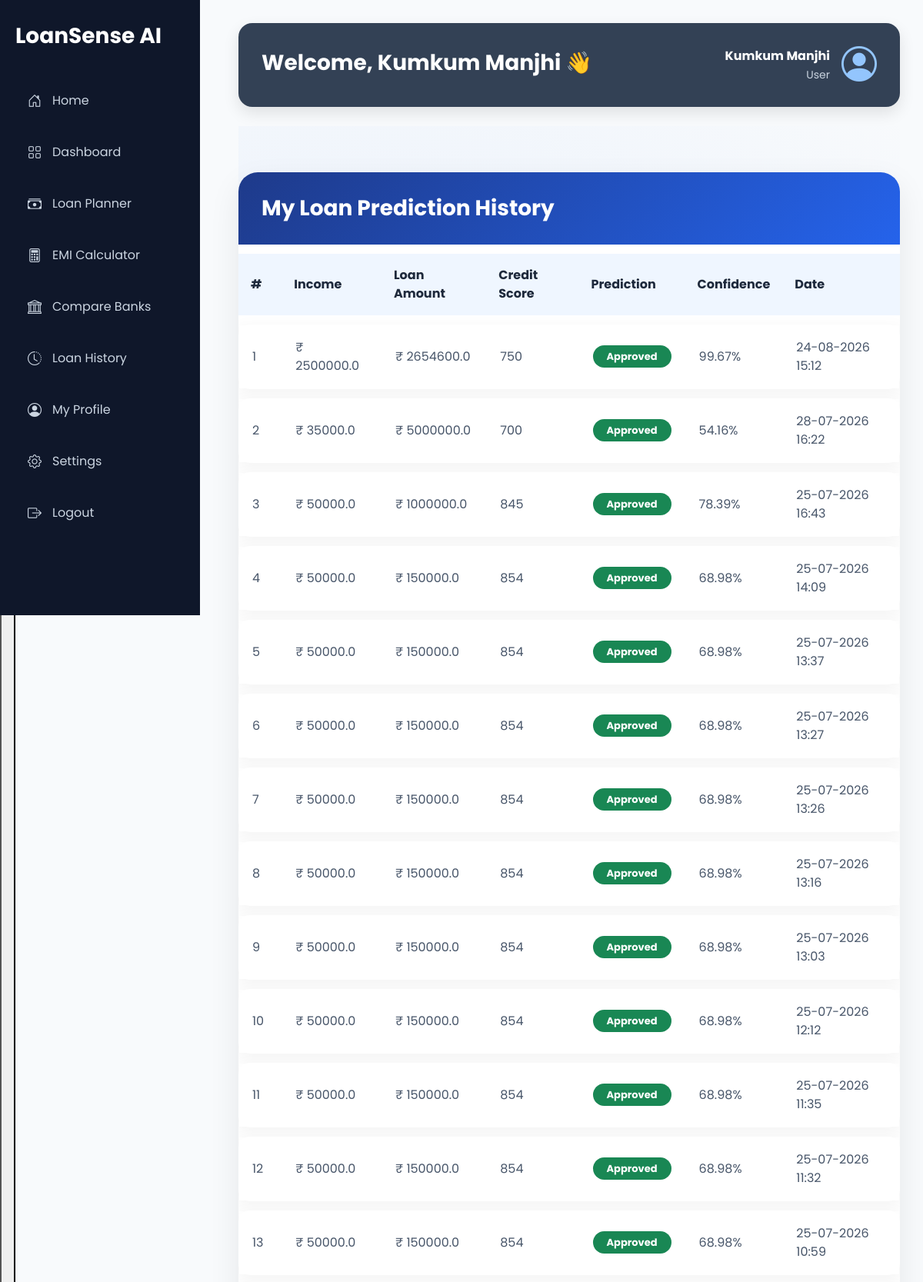
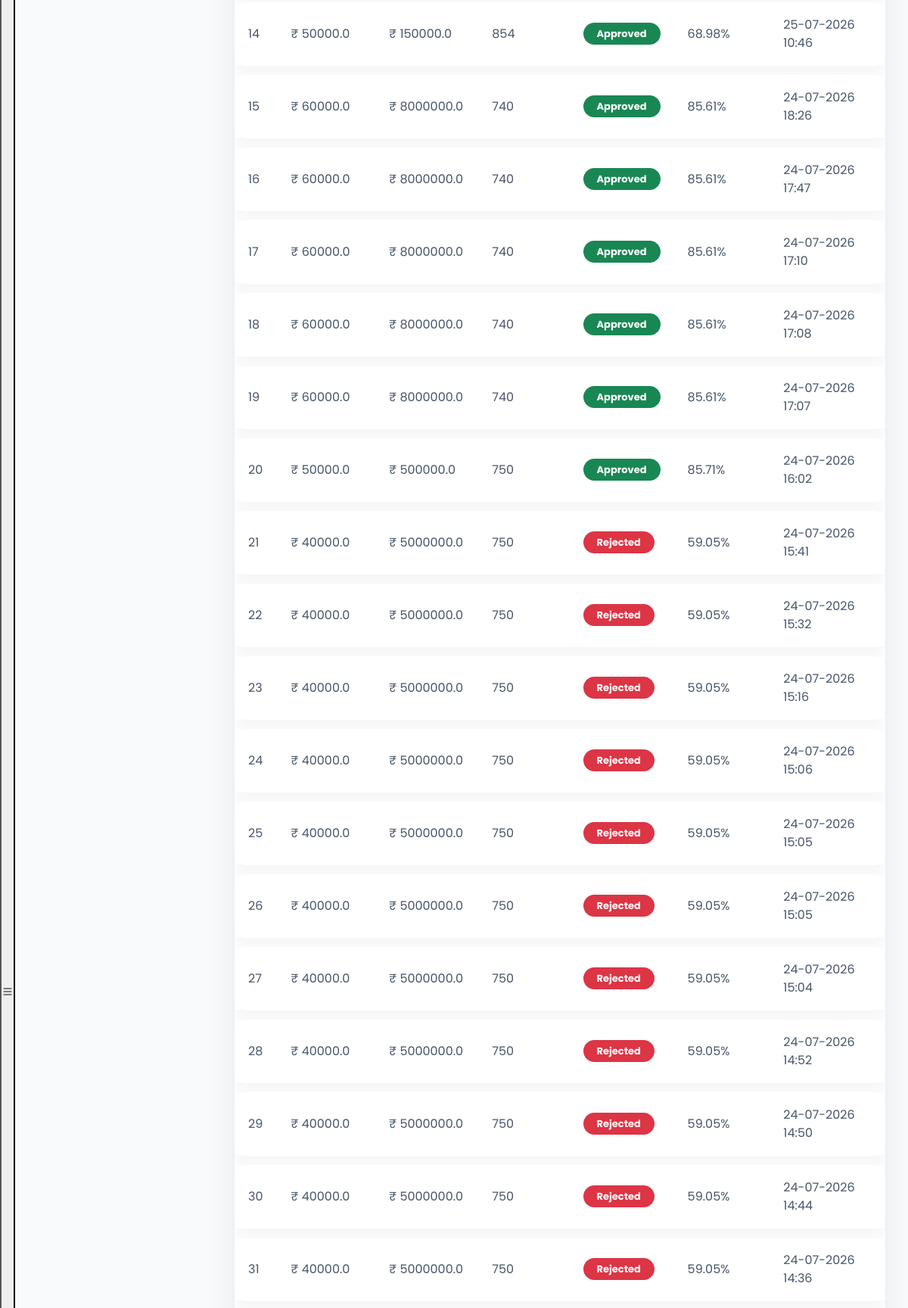
Screenshot of /history (signed in, upper part) with the database file from the repository (2 pictures, top to bottom).
### app/models/user.py (models this page shows, shortened)
class User(UserMixin, db.Model):
    __tablename__ = "users"
    id = db.Column(db.Integer, primary_key=True)
    full_name = db.Column(db.String(100), nullable=False)
    email = db.Column(db.String(120), unique=True, nullable=False)
    password = db.Column(db.String(255), nullable=False)
    role = db.Column(db.String(20), default="user")
    created_at = db.Column(db.DateTime, server_default=db.func.now())

class Prediction(db.Model):
    __tablename__ = "predictions"
    id = db.Column(db.Integer, primary_key=True)
    user_id = db.Column(db.Integer, db.ForeignKey("users.id"), nullable=False)
    income = db.Column(db.Float, nullable=False)
    expense = db.Column(db.Float, nullable=False)
    emi = db.Column(db.Float, nullable=False)
    credit_score = db.Column(db.Integer, nullable=False)
    loan_amount = db.Column(db.Float, nullable=False)
    tenure = db.Column(db.Integer, nullable=False)
    prediction = db.Column(db.String(20), nullable=False)
    probability = db.Column(db.Float, nullable=False)
    created_at = db.Column(db.DateTime, server_default=db.func.now())
    interest_rate = db.Column(db.Float)
    monthly_emi = db.Column(db.Float)
    total_interest = db.Column(db.Float)
    total_payment = db.Column(db.Float)
    risk = db.Column(db.String(20))
    recommendation = db.Column(db.Text)
    messages = db.relationship(
    "ChatMessage",
    backref="prediction",
    lazy=True,
    cascade="all, delete-orphan"
)

### run.py (the view)
@app.route("/history")
@login_required
def history():
    predictions = Prediction.query.filter_by(
        user_id=current_user.id
    ).order_by(
        Prediction.created_at.desc()
    ).all()
    return render_template(
        "loan/history.html",
        predictions=predictions
    )

### app/__init__.py (called while the page is built)
def create_app():
    app = Flask(
        __name__,
        template_folder="templates",
        static_folder="static"
    )
    app.config.from_object(Config)
    db.init_app(app)
    login_manager = LoginManager()
    login_manager.login_view = "login"
    login_manager.init_app(app)
    @login_manager.user_loader
    def load_user(user_id):
        return User.query.get(int(user_id))
    with app.app_context():
        db.create_all()
    return app

### app/templates/loan/history.html (shortened to what this page needs)
{% extends "base.html" %}
{% block css %}
<link rel="stylesheet" href="{{ url_for('static', filename='css/history.css') }}">
{% endblock %}
{% block content %}
<div class="app-layout">
    {% include "components/sidebar.html" %}
    <div class="history-content">
        {% include "components/topbar.html" %}
        <div class="loan-history-page">
            <div class="history-container">
                <div class="history-card">
                    <div class="history-header">
                        <h3 class="mb-0">
                            My Loan Prediction History
                        </h3>
                    </div>
                    <div class="card-body">
                        {% if predictions %}
                        <table class="history-table">
                            <thead>
                                <tr>
                                    <th>#</th>
                                    <th>Income</th>
                                    <th>Loan Amount</th>
                                    <th>Credit Score</th>
                                    <th>Prediction</th>
                                    <th>Confidence</th>
                                    <th>Date</th>
                                </tr>
                            </thead>
                            <tbody>
                                {% for item in predictions %}
                                <tr>
                                    <td>{{ loop.index }}</td>
                                    <td>₹ {{ item.income }}</td>
                                    <td>₹ {{ item.loan_amount }}</td>
                                    <td>{{ item.credit_score }}</td>
                                    <td>
                                        {% if item.prediction == "Approved" %}
                                        <span class="badge bg-success">
                                            Approved
                                        </span>
                                        {% else %}
                                        <span class="badge bg-danger">
                                            Rejected
                                        </span>
                                        {% endif %}
                                    </td>
                                    <td>{{ item.probability }}%</td>
                                    <td>{{ item.created_at.strftime("%d-%m-%Y %H:%M") }}</td>
                                </tr>
                                {% endfor %}
                            </tbody>
                        </table>
                        {% else %}
                        <div class="alert alert-info">
                            No prediction history available.
                        </div>
                        {% endif %}
                    </div>
                </div>
            </div>
        </div>
    </div>
</div>
{% endblock %}

### app/templates/components/topbar.html (shortened to what this page needs)
<div class="topbar">
    <div class="top-left">
        <h2>
            Welcome, {{ current_user.full_name }} 👋
        </h2>
    </div>
    <div class="top-right">
        <div class="profile">
            <div class="text-end">
                <strong>{{ current_user.full_name }}</strong><br>
                <small>{{ current_user.role.title() }}</small>
            </div>
           <a href="{{ url_for('profile') }}" class="text-decoration-none">
    <i class="bi bi-person-circle profile-icon"></i>
</a>
        </div>
    </div>
</div>

### app/static/css/style.css (style rules this page uses)
* { margin:0; padding:0; box-sizing:border-box; }
body { font-family:'Poppins',sans-serif; background:var(--background); color:var(--text); }
a { text-decoration:none; }

### app/static/css/layout.css (style rules this page uses)
.app-layout { display:flex; min-height:100vh; background:#f8fafc; }
.main-content, .planner-content, .emi-content, .bank-content, .profile-content, .history-content, .setting-content { margin-left:260px; width:calc(100% - 260px); min-height:100vh; padding:30px; }

### app/static/css/topbar.css (style rules this page uses)
.topbar { background:#334155; color:#fff; border-radius:18px; padding:20px 30px; display:flex; justify-content:space-between; align-items:center; box-shadow:0 8px 20px rgba(0,0,0,.10); margin-bottom:25px; }
.top-left h2 { font-size:28px; font-weight:700; color:#ffffff; margin-bottom:6px; }
.profile { display:flex; align-items:center; gap:15px; }
.profile strong { color:#ffffff; }
.profile small { color:#CBD5E1; }
.profile-icon { font-size:46px; color:#93C5FD; }

### app/static/css/history.css (style rules this page uses)
.history-container { margin-top:0px; }
.loan-history-page { min-height:100vh; padding:60px 0; background: radial-gradient( circle at 10% 20%, rgba(59,130,246,0.18), transparent 30% ), radial-gradient( circle at 90% 80%, rgba(168,85,247,0.18), transparent 30% ), #f8fafc; }
.history-card { background:white; border-radius:25px; overflow:hidden; box-shadow:0 15px 40px rgba(0,0,0,.08); border:none; }
.history-header { background:linear-gradient( 135deg, #1E3A8A, #2563EB ); padding:30px; color:white; }
.history-header h3 { font-weight:700; margin:0; }
.history-table { width:100%; border-collapse:separate; border-spacing:0 12px; }
.history-table thead th { background:#EFF6FF; color:#1E293B; padding:16px; border:none; font-weight:700; }
.history-table tbody tr { background:white; box-shadow:0 5px 20px rgba(0,0,0,.05); transition:.3s; }
.history-table td { padding:18px; border:none; color:#475569; }
.history-table tbody td:first-child { border-radius:15px 0 0 15px; }
.history-table tbody td:last-child { border-radius:0 15px 15px 0; }
.history-table .badge { padding:8px 18px; border-radius:30px; font-size:13px; }

### app/static/css/variables.css (style rules this page uses)
:root { --primary:#2563eb; --primary-dark:#1d4ed8; --success:#16a34a; --warning:#f59e0b; --danger:#dc2626; --background:#f8fafc; --surface:#ffffff; --text:#0f172a; --text-light:#64748b; --border:#e2e8f0; --radius:18px; --shadow: 0 10px 30px rgba(15,23,42,.08); --transition:.3s ease; }

### rows the page displays
User: full_name "Kumkum Manjhi", role "User"
Prediction: income "2500000.0", loan_amount "2654600.0", credit_score "750", prediction "Approved", probability "99.67", created_at "24-08-2026 15:12"
Prediction: income "35000.0", loan_amount "5000000.0", credit_score "700", prediction "Approved", probability "54.16", created_at "28-07-2026 16:22"
Prediction: income "50000.0", loan_amount "1000000.0", credit_score "845", prediction "Approved", probability "78.39", created_at "25-07-2026 16:43"
Prediction: income "50000.0", loan_amount "150000.0", credit_score "854", prediction "Approved", probability "68.98", created_at "25-07-2026 14:09"
Prediction: income "50000.0", loan_amount "150000.0", credit_score "854", prediction "Approved", probability "68.98", created_at "25-07-2026 13:37"
Prediction: income "50000.0", loan_amount "150000.0", credit_score "854", prediction "Approved", probability "68.98", created_at "25-07-2026 13:27"
Prediction: income "50000.0", loan_amount "150000.0", credit_score "854", prediction "Approved", probability "68.98", created_at "25-07-2026 13:26"
Prediction: income "50000.0", loan_amount "150000.0", credit_score "854", prediction "Approved", probability "68.98", created_at "25-07-2026 13:16"
Prediction: income "50000.0", loan_amount "150000.0", credit_score "854", prediction "Approved", probability "68.98", created_at "25-07-2026 13:03"
Prediction: income "50000.0", loan_amount "150000.0", credit_score "854", prediction "Approved", probability "68.98", created_at "25-07-2026 12:12"
Prediction: income "50000.0", loan_amount "150000.0", credit_score "854", prediction "Approved", probability "68.98", created_at "25-07-2026 11:35"
Prediction: income "50000.0", loan_amount "150000.0", credit_score "854", prediction "Approved", probability "68.98", created_at "25-07-2026 11:32"
Prediction: income "50000.0", loan_amount "150000.0", credit_score "854", prediction "Approved", probability "68.98", created_at "25-07-2026 10:59"
Prediction: income "50000.0", loan_amount "150000.0", credit_score "854", prediction "Approved", probability "68.98", created_at "25-07-2026 10:46"
Prediction: income "60000.0", loan_amount "8000000.0", credit_score "740", prediction "Approved", probability "85.61", created_at "24-07-2026 18:26"
Prediction: income "60000.0", loan_amount "8000000.0", credit_score "740", prediction "Approved", probability "85.61", created_at "24-07-2026 17:47"
Prediction: income "60000.0", loan_amount "8000000.0", credit_score "740", prediction "Approved", probability "85.61", created_at "24-07-2026 17:10"
Prediction: income "60000.0", loan_amount "8000000.0", credit_score "740", prediction "Approved", probability "85.61", created_at "24-07-2026 17:08"
Prediction: income "60000.0", loan_amount "8000000.0", credit_score "740", prediction "Approved", probability "85.61", created_at "24-07-2026 17:07"
Prediction: income "50000.0", loan_amount "500000.0", credit_score "750", prediction "Approved", probability "85.71", created_at "24-07-2026 16:02"
Prediction: income "40000.0", loan_amount "5000000.0", credit_score "750", prediction "Rejected", probability "59.05", created_at "24-07-2026 15:41"
Prediction: income "40000.0", loan_amount "5000000.0", credit_score "750", prediction "Rejected", probability "59.05", created_at "24-07-2026 15:32"
Prediction: income "40000.0", loan_amount "5000000.0", credit_score "750", prediction "Rejected", probability "59.05", created_at "24-07-2026 15:16"
Prediction: income "40000.0", loan_amount "5000000.0", credit_score "750", prediction "Rejected", probability "59.05", created_at "24-07-2026 15:06"
Prediction: income "40000.0", loan_amount "5000000.0", credit_score "750", prediction "Rejected", probability "59.05", created_at "24-07-2026 15:05"
Prediction: income "40000.0", loan_amount "5000000.0", credit_score "750", prediction "Rejected", probability "59.05", created_at "24-07-2026 15:05"
Prediction: income "40000.0", loan_amount "5000000.0", credit_score "750", prediction "Rejected", probability "59.05", created_at "24-07-2026 15:04"
Prediction: income "40000.0", loan_amount "5000000.0", credit_score "750", prediction "Rejected", probability "59.05", created_at "24-07-2026 14:52"
Prediction: income "40000.0", loan_amount "5000000.0", credit_score "750", prediction "Rejected", probability "59.05", created_at "24-07-2026 14:50"
Prediction: income "40000.0", loan_amount "5000000.0", credit_score "750", prediction "Rejected", probability "59.05", created_at "24-07-2026 14:44"
Prediction: income "40000.0", loan_amount "5000000.0", credit_score "750", prediction "Rejected", probability "59.05", created_at "24-07-2026 14:36"
